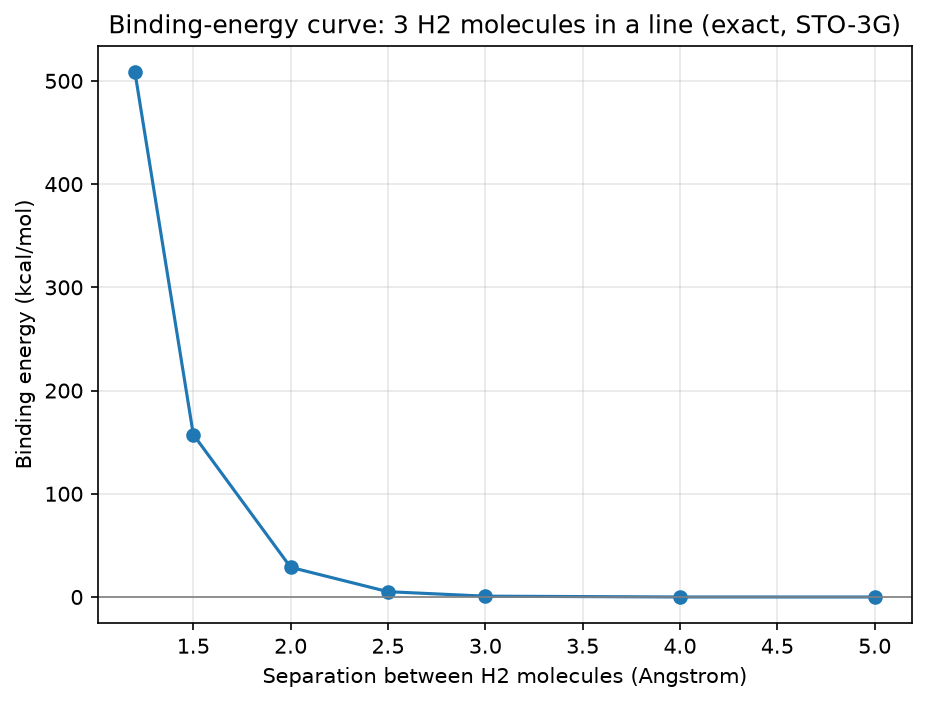

The script that saved this image:
#!/usr/bin/env python3
"""
binding_curve.py — Binding-energy curve of a 3-molecule H2 cluster.
=====================================================================
PLAIN ENGLISH EXPLANATION OF WHAT THIS FILE DOES:

Take three H2 molecules and line them up along the x-axis. If we push them
close together, they repel each other hard (their electron clouds and nuclei
don't want to overlap). If we pull them far apart, they stop noticing each
other at all, and the cluster's energy should just settle down to "three
separate, non-interacting H2 molecules."

A "binding-energy curve" is just: compute the cluster's total energy at a
bunch of different separations, and compare each one to the "three
completely isolated H2 molecules" baseline. That comparison is the
"binding energy" -- how much extra (or less) energy the cluster has because
the molecules are near each other, as a function of distance.

This script does that for real, using EXACT diagonalization every time (no
approximations, no fragmentation, no fitting) -- it solves the FULL 6-atom,
12-qubit system directly at each separation. That's only possible because 3
H2 molecules is still small enough for a laptop to diagonalize exactly; this
script is the "ground truth" that things like fragment_mbe.py are checked
against.

Every energy number here comes from the EXACT SAME pipeline used everywhere
else in this repo (see molecules_real.py, reused directly, not
reimplemented):
    chem.integrals()  ->  chem.rhf()  ->  build qubit Hamiltonian
    (qiskit_nature ElectronicEnergy.from_raw_integrals + JordanWignerMapper)
    ->  exact ground state via scipy.sparse.linalg.eigsh (smallest eigenvalue)
    ->  + nuclear repulsion energy
No PySCF anywhere in this compute path -- PySCF is only ever used (elsewhere
in this repo) to double check answers after the fact.

HONEST LIMITATION: this uses the STO-3G basis set, which is a small, "minimal"
basis. STO-3G captures the strong, short-range physics correctly (electron/
nuclear repulsion pushing the molecules apart when they're squeezed together),
but it does NOT capture long-range dispersion (van der Waals attraction --
the very weak "London forces" that make real H2 molecules attract each other
a tiny bit at large distances). So don't expect this curve to dip negative
at large separation the way a real experimental H2-H2 potential would -- it's
a known, honest limitation of the small basis set, not a bug.

Run:
    python vqe/binding_curve.py
"""
import os, sys, json
import matplotlib
matplotlib.use("Agg")  # write straight to a file, no GUI window needed
import matplotlib.pyplot as plt

sys.path.insert(0, os.path.dirname(__file__))
import molecules_real as mr  # reuses ground_state() -- the exact pipeline, not reimplemented

# Converts Hartree (the atomic unit of energy chemistry uses internally)
# into kcal/mol (the unit chemists usually talk about reaction energies in).
HARTREE_TO_KCAL = 627.509

INTERNAL_BOND = 0.74  # H-H bond length INSIDE each H2 molecule, Angstrom (real equilibrium value)

# Center-to-center separations between neighboring H2 molecules to scan, Angstrom.
# Small values = molecules squeezed together (should repel hard).
# Large values = molecules far apart (should approach "no interaction").
SEPARATIONS = [1.2, 1.5, 2.0, 2.5, 3.0, 4.0, 5.0]


def isolated_h2_energy():
    """
    Exact energy of ONE isolated H2 molecule at its equilibrium bond length
    (0.74 A). This is our "zero interaction" reference point: if the three
    H2 molecules in the cluster genuinely couldn't see each other at all,
    the cluster's total energy would be exactly 3x this number.
    """
    geom = [("H", (0.0, 0.0, 0.0)), ("H", (INTERNAL_BOND, 0.0, 0.0))]
    # active=None -> full space, no approximation (same pipeline as molecules_real.py)
    _, exact, _ = mr.ground_state(geom, nelec=2, active=None)
    return exact


def cluster_energy(sep):
    """
    Build THREE H2 molecules in a line along x, each internally bonded at
    0.74 A, with sep Angstrom between each molecule's starting atom and the
    next molecule's starting atom. Then solve the WHOLE 6-atom, 12-qubit
    system EXACTLY -- no fragmentation, no approximation. This is the
    ground-truth energy of the cluster at this particular separation.
    """
    geom = []
    for i in range(3):
        x0 = i * sep
        geom.append(("H", (x0, 0.0, 0.0)))
        geom.append(("H", (x0 + INTERNAL_BOND, 0.0, 0.0)))
    ehf, exact, nq = mr.ground_state(geom, nelec=6, active=None)
    return exact, nq


def main():
    # Step 1: the reference point -- one H2 molecule, all by itself.
    e_h2 = isolated_h2_energy()
    e_h2_x3 = 3.0 * e_h2
    print(f"\nIsolated H2 energy  = {e_h2:.6f} Ha  (reference, one molecule)")
    print(f"3 x isolated H2     = {e_h2_x3:.6f} Ha  ('no interaction' baseline)\n")

    results = {
        "isolated_h2_ha": round(e_h2, 6),
        "three_times_isolated_ha": round(e_h2_x3, 6),
        "points": [],
    }

    # Step 2: for every separation, solve the FULL 6-atom cluster exactly,
    # and see how far its energy is from the "3 separate molecules" baseline.
    print(f"{'sep(A)':>7} | {'E_cluster(Ha)':>14} | {'binding(Ha)':>12} | {'binding(kcal/mol)':>18}")
    for sep in SEPARATIONS:
        e_cluster, nq = cluster_energy(sep)

        # Binding energy = how much MORE (or less) energy the cluster has
        # compared to three molecules that can't see each other at all.
        # Positive = the cluster is higher energy than isolated (net repulsion
        # at this separation); negative would mean net attraction/binding.
        binding_ha = e_cluster - e_h2_x3
        binding_kcal = binding_ha * HARTREE_TO_KCAL

        print(f"{sep:7.1f} | {e_cluster:14.6f} | {binding_ha:+12.6f} | {binding_kcal:+18.3f}")

        results["points"].append({
            "sep_angstrom": sep,
            "E_cluster_ha": round(e_cluster, 6),
            "binding_ha": round(binding_ha, 6),
            "binding_kcal_mol": round(binding_kcal, 3),
            "qubits": nq,
        })

    # Step 3: save the raw numbers so this run is reproducible / inspectable
    # without re-running the (slow) exact diagonalizations.
    out_json = os.path.join(os.path.dirname(__file__), "binding_curve_results.json")
    with open(out_json, "w") as f:
        json.dump(results, f, indent=2)
    print(f"\nResults saved -> {out_json}")

    # Step 4: plot binding energy (kcal/mol) vs separation (Angstrom).
    # Expect a steep positive wall at small separation (hard repulsion) that
    # decays toward ~0 as separation grows (molecules stop noticing each
    # other) -- but see the HONEST LIMITATION note at the top of this file:
    # STO-3G won't show the small negative (attractive) dip a real dispersion
    # interaction would produce at large separation.
    seps = [p["sep_angstrom"] for p in results["points"]]
    bindings = [p["binding_kcal_mol"] for p in results["points"]]

    plt.figure(figsize=(7, 5))
    plt.plot(seps, bindings, marker="o")
    plt.axhline(0, color="gray", linewidth=0.8)
    plt.xlabel("Separation between H2 molecules (Angstrom)")
    plt.ylabel("Binding energy (kcal/mol)")
    plt.title("Binding-energy curve: 3 H2 molecules in a line (exact, STO-3G)")
    plt.grid(True, alpha=0.3)

    out_png = os.path.join(os.path.dirname(__file__), "binding_curve.png")
    plt.savefig(out_png, dpi=150, bbox_inches="tight")
    print(f"Plot saved -> {out_png}\n")


if __name__ == "__main__":
    main()
